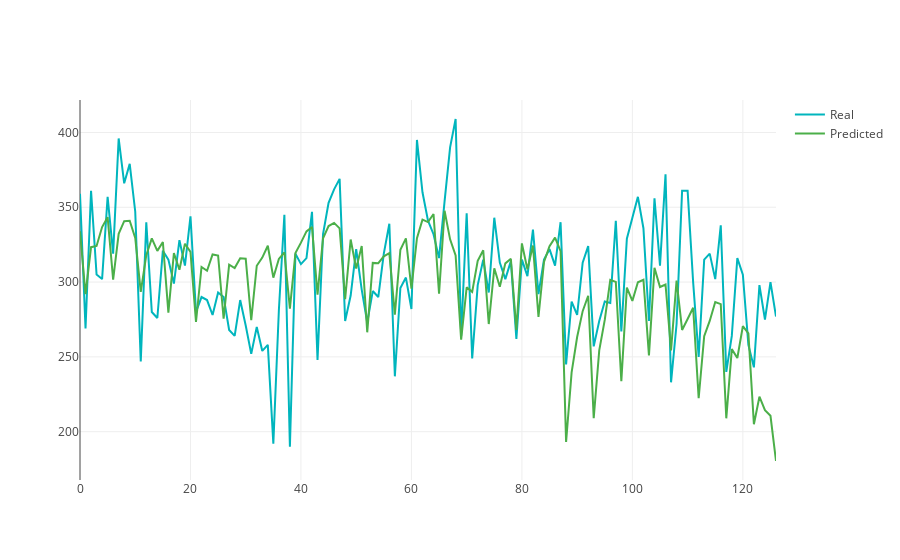

Here is the notebook cell this chart was saved with:
### Code cell
# Let's check the predictions 5 days in advance

# Create bars
trace1 = go.Scatter(y=inv_y, name='Real', marker=dict(color='#00b5bd'))
trace2 = go.Scatter(y=inv_yhat, name='Predicted', marker=dict(color='#4BAF49'))
data = [trace1, trace2]
iplot(data)
